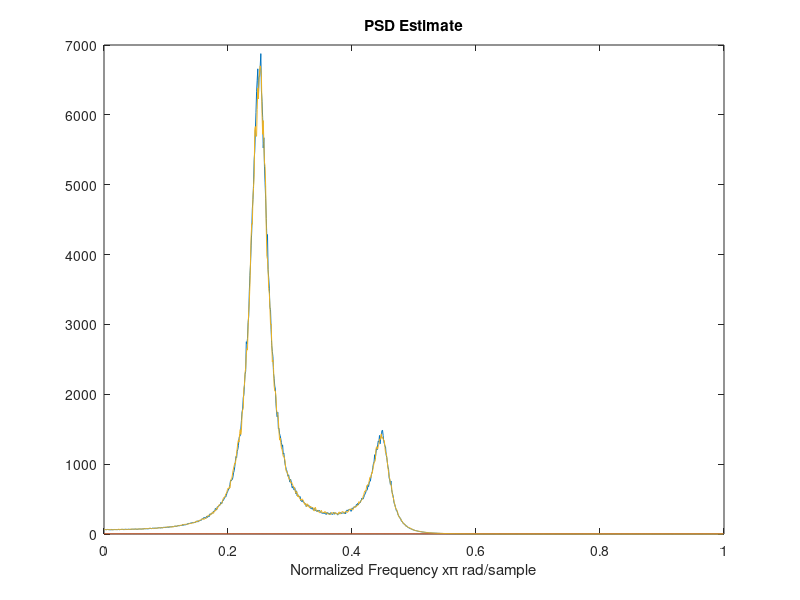
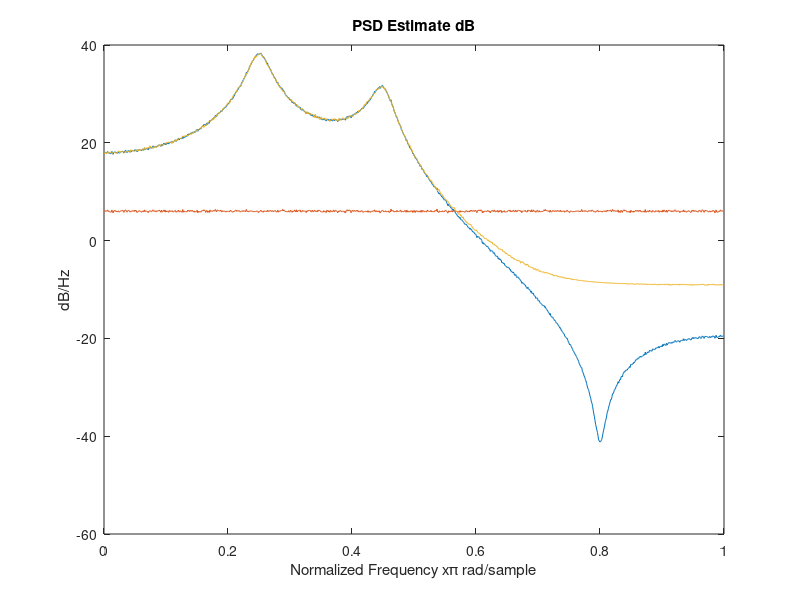

Here is the MATLAB script that generated these plots, in order: (Note: this script raises an error after producing the figures.)
clear; clc; close all;
rng(1)                          % Random Number Generator Seed
L=1000;                         % Number of random signal realizations to average
N=1024;                         % Sample length for each realization for FFT
sigma = 2;                      % Sqrt of variance of each realization of noise process
f=(0:N-1)/N;                    % Normalized frequency

Cxx=(sigma^2)*diag(ones(N,1));   
R=chol(Cxx);                    
w=randn(L,N)*R;                 % White noise LxN Matrix

W=1/sqrt(N)*fft(w,[],2);        % Scale by sqrt(N)
Sww=mean(W.*conj(W));           % mean power from FFT (PSD estimate over L realizations)
Sww=fftshift(Sww);

A=[1 -1.6408 2.2044 -1.4808 0.8145];    % Denominator Filter Coefficients
B=[1 1.5857 0.9604];                    % Numerator Filter Coefficients
H=freqz(B,A,N)';                        % Frequency response H(z) for ARMA Model

Syy=Sww.*(H.*conj(H));         % ARMA PSD Realization

figure(8),plot(f,Syy),hold on,plot(f,Sww),title('PSD Estimate')
xlabel('Normalized Frequency x\pi rad/sample')
figure(9),plot(f,10*log10(Syy)),hold on,plot(f,10*log10(Sww)),title('PSD Estimate dB')
xlabel('Normalized Frequency x\pi rad/sample'),ylabel('dB/Hz')

y=filter(B,A,w,[],2);           % signal y[n] LXN matrix, L realizations

Y=1/sqrt(N)*fft(y,2*N,2);       % Periodogram over L realizations
Syy=mean(Y.*conj(Y));
Syy=Syy(1:end/2);               
figure(8),plot(f,Syy),figure(9),plot(f,10*log10(Syy))

%y=mean(y);                      % y[n] mean from L realizations 1xN vector
y=y(1,:);

%%%%%%%%%% Estimate PSD with ARMA least-squares Model %%%%%%%%%%
[ARMA_coeffa,ARMA_coeffb,sig2]=lsarma(y,4,4,8);         % Calculating filter coefficients
ARMA_ls1=freqz(ARMA_coeffb,ARMA_coeffa,N);   % Frequency response of H(w)
ARMA_ls=sig2*(ARMA_ls1.*conj(ARMA_ls1));      % Frequency response of |H(w)|^2*noise
figure(8),plot(f,ARMA_ls,'LineWidth',0.8),figure(9),plot(f,10*log10(ARMA_ls),'LineWidth',0.8)

%%%%%%%%%% Estimate PSD with AR Yule-Walker Model %%%%%%%%%
[AR_coeff,sig1]=yulewalker(y,16);            % Calculating filter coefficients
AR_PSD=freqz(1,AR_coeff,N);         % Frequency response of 1/A(w)
AR_PSD=sig1*(AR_PSD.*conj(AR_PSD));     % Frequency response of |1/A(w)|^2*noise
figure(8),plot(f,AR_PSD),figure(9),plot(f,10*log10(AR_PSD))

%%%%%%%%%% Estimate PSD with AR least-squares Model %%%%%%%%%%
[AR_coef,sig1]=lsar(y,4);
AR_PSD1=freqz(1,AR_coef,N);
AR_PSD_ls=sig1*(AR_PSD1.*conj(AR_PSD1));
figure(8),plot(f,AR_PSD_ls),figure(9),plot(f,10*log10(AR_PSD_ls))

%%%%%%%%%% Estimate PSD with AR Yule-Walker MATLAB Model %%%%%%%%% -- Same as other AR models
%[AR_coef2,var]=aryule(y,4);
%AR_PSD2=freqz(1,AR_coef2,N);
%AR_PSD2=AR_PSD2.*conj(AR_PSD2);
%figure(8),plot(f,AR_PSD2),figure(9),plot(f,10*log10(AR_PSD2))

%%%%%%%%%% Estimate PSD with ARMA Yule-Walker Model %%%%%%%%%%  -- NOT WORKING
%[ARMA_coeffa,gamma]=mywarma(y,8,8,16);               % Calculating filter coefficients
%ARMA_PSD=freqz(gamma,ARMA_coeffa,N);            % Frequency response of H(w)
%ARMA_PSD=ARMA_PSD.*conj(ARMA_PSD);             % Frequency response of |H(w)|^2*noise
%figure(8),plot(f,ARMA_PSD),figure(9),plot(f,10*log10(ARMA_PSD))

figure(8),legend('\sigma^2H(z)','Noise','Periodogram','ARMA(4,4) L-S Method', ...
    'AR(4) Y-W Method','AR(4) L-S Method'),grid on
figure(9),legend('\sigma^2H(z)','Noise','Periodogram','ARMA(4,4) L-S Method', ...
    'AR(4) Y-W Method','AR(4) L-S Method'),grid on
